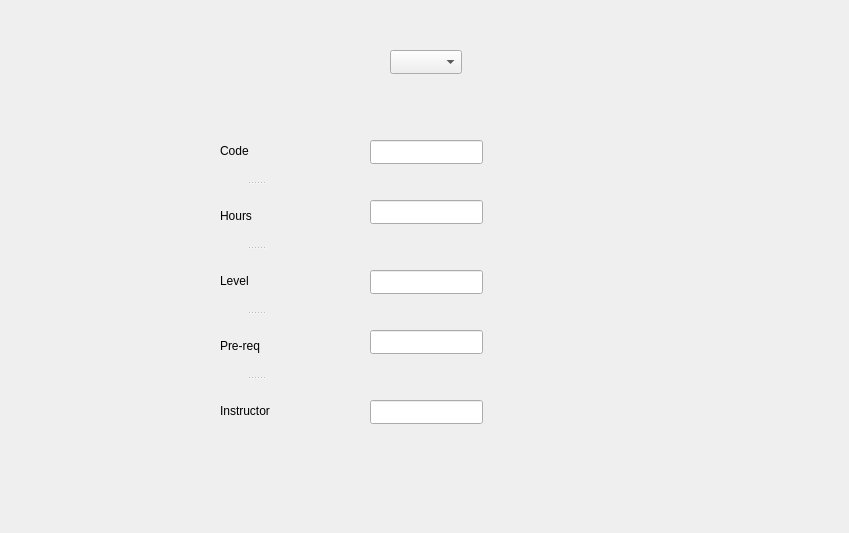
<?xml version="1.0" encoding="UTF-8"?>
<ui version="4.0">
 <class>viewCourseDetails</class>
 <widget class="QDialog" name="viewCourseDetails">
  <property name="geometry">
   <rect>
    <x>0</x>
    <y>0</y>
    <width>849</width>
    <height>533</height>
   </rect>
  </property>
  <property name="windowTitle">
   <string>Dialog</string>
  </property>
  <widget class="QComboBox" name="comboBoxCourse">
   <property name="geometry">
    <rect>
     <x>390</x>
     <y>50</y>
     <width>72</width>
     <height>24</height>
    </rect>
   </property>
  </widget>
  <widget class="QLineEdit" name="codeCourse">
   <property name="geometry">
    <rect>
     <x>370</x>
     <y>140</y>
     <width>113</width>
     <height>24</height>
    </rect>
   </property>
  </widget>
  <widget class="QLineEdit" name="hoursCourse">
   <property name="geometry">
    <rect>
     <x>370</x>
     <y>200</y>
     <width>113</width>
     <height>24</height>
    </rect>
   </property>
  </widget>
  <widget class="QLineEdit" name="lvlCourse">
   <property name="geometry">
    <rect>
     <x>370</x>
     <y>270</y>
     <width>113</width>
     <height>24</height>
    </rect>
   </property>
  </widget>
  <widget class="QLineEdit" name="pre_reqCourse">
   <property name="geometry">
    <rect>
     <x>370</x>
     <y>330</y>
     <width>113</width>
     <height>24</height>
    </rect>
   </property>
  </widget>
  <widget class="QLineEdit" name="instructorCourse">
   <property name="geometry">
    <rect>
     <x>370</x>
     <y>400</y>
     <width>113</width>
     <height>24</height>
    </rect>
   </property>
  </widget>
  <widget class="QSplitter" name="splitter">
   <property name="geometry">
    <rect>
     <x>220</x>
     <y>120</y>
     <width>71</width>
     <height>321</height>
    </rect>
   </property>
   <property name="orientation">
    <enum>Qt::Vertical</enum>
   </property>
   <widget class="QLabel" name="label">
    <property name="text">
     <string>Code</string>
    </property>
   </widget>
   <widget class="QLabel" name="label_2">
    <property name="text">
     <string>Hours</string>
    </property>
   </widget>
   <widget class="QLabel" name="label_3">
    <property name="text">
     <string>Level</string>
    </property>
   </widget>
   <widget class="QLabel" name="label_5">
    <property name="text">
     <string>Pre-req</string>
    </property>
   </widget>
   <widget class="QLabel" name="label_4">
    <property name="text">
     <string>Instructor</string>
    </property>
   </widget>
  </widget>
 </widget>
 <resources/>
 <connections/>
</ui>
